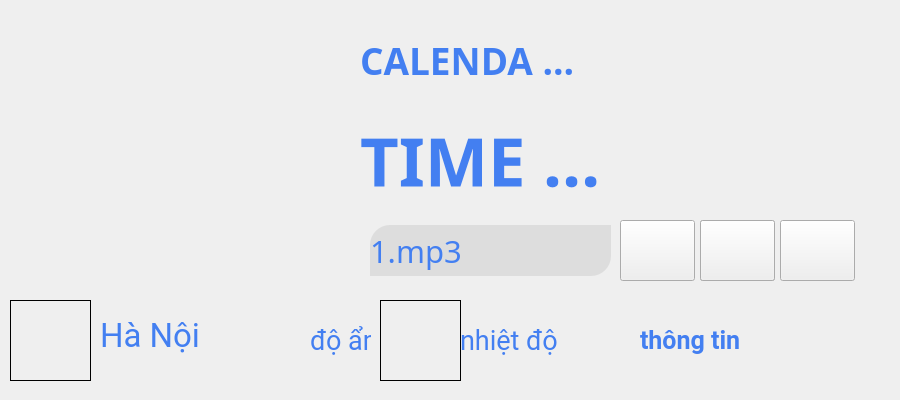
    <widget class="QWidget" name="mainCore">
     <widget class="QLabel" name="labelTime">
      <property name="geometry">
       <rect>
        <x>360</x>
        <y>110</y>
        <width>381</width>
        <height>101</height>
       </rect>
      </property>
      <property name="font">
       <font>
        <family>Time</family>
        <pointsize>50</pointsize>
        <weight>75</weight>
        <bold>true</bold>
       </font>
      </property>
      <property name="styleSheet">
       <string notr="true">				color: rgb(67, 127, 241)</string>
      </property>
      <property name="frameShape">
       <enum>QFrame::NoFrame</enum>
      </property>
      <property name="text">
       <string>TIME ...</string>
      </property>
     </widget>
     <widget class="QLabel" name="labelDate">
      <property name="geometry">
       <rect>
        <x>360</x>
        <y>10</y>
        <width>511</width>
        <height>101</height>
       </rect>
      </property>
      <property name="font">
       <font>
        <family>Time</family>
        <pointsize>28</pointsize>
        <weight>75</weight>
        <bold>true</bold>
       </font>
      </property>
      <property name="styleSheet">
       <string notr="true">				color: rgb(67, 127, 241)</string>
      </property>
      <property name="frameShape">
       <enum>QFrame::NoFrame</enum>
      </property>
      <property name="text">
       <string>CALENDA ...</string>
      </property>
     </widget>
     <widget class="QLabel" name="labelLogo">
      <property name="geometry">
       <rect>
        <x>40</x>
        <y>30</y>
        <width>251</width>
        <height>231</height>
       </rect>
      </property>
      <property name="styleSheet">
       <string notr="true">border-image: url(:/newPrefix/logonhom.png);</string>
      </property>
      <property name="frameShape">
       <enum>QFrame::NoFrame</enum>
      </property>
      <property name="text">
       <string/>
      </property>
     </widget>
     <widget class="QLabel" name="trueWifiButton_6">
      <property name="geometry">
       <rect>
        <x>750</x>
        <y>140</y>
        <width>41</width>
        <height>41</height>
       </rect>
      </property>
      <property name="styleSheet">
       <string notr="true">border-image: url(:/newPrefix/fileanh/icons8-high-importance-96.png);</string>
      </property>
      <property name="text">
       <string>&lt;html&gt;&lt;head/&gt;&lt;body&gt;&lt;p&gt;&lt;br/&gt;&lt;/p&gt;&lt;/body&gt;&lt;/html&gt;</string>
      </property>
     </widget>
     <widget class="QLabel" name="trueWifiButton_7">
      <property name="geometry">
       <rect>
        <x>810</x>
        <y>140</y>
        <width>41</width>
        <height>41</height>
       </rect>
      </property>
      <property name="styleSheet">
       <string notr="true">border-image: url(:/newPrefix/fileanh/icons8-siren-96.png);</string>
      </property>
      <property name="text">
       <string>&lt;html&gt;&lt;head/&gt;&lt;body&gt;&lt;p&gt;&lt;br/&gt;&lt;/p&gt;&lt;/body&gt;&lt;/html&gt;</string>
      </property>
     </widget>
     <widget class="QLabel" name="label_64">
      <property name="geometry">
       <rect>
        <x>-4</x>
        <y>-1</y>
        <width>881</width>
        <height>391</height>
       </rect>
      </property>
      <property name="styleSheet">
       <string notr="true">border-image: url(:/newPrefix/fileanh/background1.jpg);
				border-top-left-radius: 20px;
				border-top-right-radius: 20px;
				border-bottom-right-radius: 20px;
				border-bottom-left-radius: 20px;</string>
      </property>
      <property name="text">
       <string/>
      </property>
     </widget>
     <widget class="QLabel" name="label_24">
      <property name="geometry">
       <rect>
        <x>100</x>
        <y>310</y>
        <width>131</width>
        <height>51</height>
       </rect>
      </property>
      <property name="font">
       <font>
        <family>Roboto</family>
        <pointsize>25</pointsize>
       </font>
      </property>
      <property name="styleSheet">
       <string notr="true">				color: rgb(67, 127, 241)</string>
      </property>
      <property name="text">
       <string>Hà Nội</string>
      </property>
     </widget>
     <widget class="QLabel" name="label_14">
      <property name="geometry">
       <rect>
        <x>10</x>
        <y>300</y>
        <width>81</width>
        <height>81</height>
       </rect>
      </property>
      <property name="styleSheet">
       <string notr="true">border-image: url(:/newPrefix/fileanh/icons8-partly-cloudy-day-80.png);</string>
      </property>
      <property name="frameShape">
       <enum>QFrame::Box</enum>
      </property>
      <property name="text">
       <string/>
      </property>
     </widget>
     <widget class="QLabel" name="label_25">
      <property name="geometry">
       <rect>
        <x>380</x>
        <y>300</y>
        <width>81</width>
        <height>81</height>
       </rect>
      </property>
      <property name="styleSheet">
       <string notr="true">border-image: url(:/newPrefix/fileanh/icons8-temperature-outside-80.png);</string>
      </property>
      <property name="frameShape">
       <enum>QFrame::Box</enum>
      </property>
      <property name="text">
       <string/>
      </property>
     </widget>
     <widget class="QLabel" name="nhietdohanoi">
      <property name="geometry">
       <rect>
        <x>460</x>
        <y>310</y>
        <width>101</width>
        <height>61</height>
       </rect>
      </property>
      <property name="font">
       <font>
        <family>Roboto</family>
        <pointsize>20</pointsize>
       </font>
      </property>
      <property name="styleSheet">
       <string notr="true">				color: rgb(67, 127, 241);
				</string>
      </property>
      <property name="text">
       <string>nhiệt độ</string>
      </property>
     </widget>
     <widget class="QLabel" name="label_43">
      <property name="geometry">
       <rect>
        <x>220</x>
        <y>300</y>
        <width>81</width>
        <height>81</height>
       </rect>
      </property>
      <property name="styleSheet">
       <string notr="true">image: url(:/newPrefix/fileanh/icons8-hygrometer-80.png);</string>
      </property>
      <property name="frameShape">
       <enum>QFrame::NoFrame</enum>
      </property>
      <property name="text">
       <string/>
      </property>
     </widget>
     <widget class="QLabel" name="doamhanoi">
      <property name="geometry">
       <rect>
        <x>310</x>
        <y>310</y>
        <width>61</width>
        <height>61</height>
       </rect>
      </property>
      <property name="font">
       <font>
        <family>Roboto</family>
        <pointsize>20</pointsize>
       </font>
      </property>
      <property name="styleSheet">
       <string notr="true">				color: rgb(67, 127, 241);
				</string>
      </property>
      <property name="text">
       <string>độ ẩm</string>
      </property>
     </widget>
     <widget class="QLabel" name="label_51">
      <property name="geometry">
       <rect>
        <x>550</x>
        <y>300</y>
        <width>81</width>
        <height>81</height>
       </rect>
      </property>
      <property name="styleSheet">
       <string notr="true">image: url(:/newPrefix/fileanh/icons8-haze-80.png);</string>
      </property>
      <property name="frameShape">
       <enum>QFrame::NoFrame</enum>
      </property>
      <property name="text">
       <string/>
      </property>
     </widget>
     <widget class="QLabel" name="thongtinhanoi">
      <property name="geometry">
       <rect>
        <x>640</x>
        <y>310</y>
        <width>251</width>
        <height>61</height>
       </rect>
      </property>
      <property name="font">
       <font>
        <family>Roboto</family>
        <pointsize>19</pointsize>
        <weight>75</weight>
        <bold>true</bold>
       </font>
      </property>
      <property name="styleSheet">
       <string notr="true">				color: rgb(67, 127, 241);
				</string>
      </property>
      <property name="text">
       <string>thông tin</string>
      </property>
     </widget>
     <widget class="QLabel" name="showmusicButton">
      <property name="geometry">
       <rect>
        <x>370</x>
        <y>225</y>
        <width>241</width>
        <height>51</height>
       </rect>
      </property>
      <property name="font">
       <font>
        <family>MS Reference Sans Serif</family>
        <pointsize>23</pointsize>
        <weight>50</weight>
        <italic>false</italic>
        <bold>false</bold>
       </font>
      </property>
      <property name="styleSheet">
       <string notr="true">				color: rgba(67, 127, 241,1);
				border-top-left-radius: 20px;
				border-bottom-right-radius: 20px;
				background-color: rgb(221, 221, 221);</string>
      </property>
      <property name="frameShape">
       <enum>QFrame::Box</enum>
      </property>
      <property name="text">
       <string>1.mp3</string>
      </property>
     </widget>
     <widget class="QPushButton" name="premusicButton">
      <property name="geometry">
       <rect>
        <x>620</x>
        <y>220</y>
        <width>75</width>
        <height>61</height>
       </rect>
      </property>
      <property name="styleSheet">
       <string notr="true">
QPushButton#premusicButton{
				border-image: url(:/newPrefix/fileanh/icons8-skip-to-start-96.png);
				

}
QPushButton#premusicButton:hover{
				
	border-image: url(:/newPrefix/fileanh/new/icons8-skip-to-start-90.png);
}</string>
      </property>
      <property name="text">
       <string/>
      </property>
     </widget>
     <widget class="QPushButton" name="aftermusicButton">
      <property name="geometry">
       <rect>
        <x>780</x>
        <y>220</y>
        <width>75</width>
        <height>61</height>
       </rect>
      </property>
      <property name="styleSheet">
       <string notr="true">QPushButton#aftermusicButton{
				border-image: url(:/newPrefix/fileanh/icons8-end-96.png);
				

}
QPushButton#aftermusicButton:hover{
				
	
	
	border-image: url(:/newPrefix/fileanh/new/icons8-end-90.png);
}</string>
      </property>
      <property name="text">
       <string/>
      </property>
     </widget>
     <widget class="QPushButton" name="playmusicButton">
      <property name="geometry">
       <rect>
        <x>700</x>
        <y>220</y>
        <width>75</width>
        <height>61</height>
       </rect>
      </property>
      <property name="styleSheet">
       <string notr="true">

QPushButton#playmusicButton{
				border-image: url(:/newPrefix/fileanh/icons8-play-96.png);
				

}
QPushButton#playmusicButton:hover{
				
	
	
	border-image: url(:/newPrefix/fileanh/new/icons8-play-90.png);
}</string>
      </property>
      <property name="text">
       <string/>
      </property>
     </widget>
     <widget class="QPushButton" name="pausemusicButton">
      <property name="geometry">
       <rect>
        <x>700</x>
        <y>220</y>
        <width>75</width>
        <height>61</height>
       </rect>
      </property>
      <property name="styleSheet">
       <string notr="true">

QPushButton#pausemusicButton{
				border-image: url(:/newPrefix/fileanh/icons8-pause-96.png);
				

}
QPushButton#pausemusicButton:hover{
				
	
	border-image: url(:/newPrefix/fileanh/new/icons8-pause-90.png);
}</string>
      </property>
      <property name="text">
       <string/>
      </property>
     </widget>
     <zorder>label_64</zorder>
     <zorder>labelTime</zorder>
     <zorder>labelDate</zorder>
     <zorder>labelLogo</zorder>
     <zorder>trueWifiButton_6</zorder>
     <zorder>trueWifiButton_7</zorder>
     <zorder>label_24</zorder>
     <zorder>label_14</zorder>
     <zorder>label_25</zorder>
     <zorder>nhietdohanoi</zorder>
     <zorder>label_43</zorder>
     <zorder>doamhanoi</zorder>
     <zorder>label_51</zorder>
     <zorder>thongtinhanoi</zorder>
     <zorder>showmusicButton</zorder>
     <zorder>premusicButton</zorder>
     <zorder>aftermusicButton</zorder>
     <zorder>playmusicButton</zorder>
     <zorder>pausemusicButton</zorder>
    </widget>
